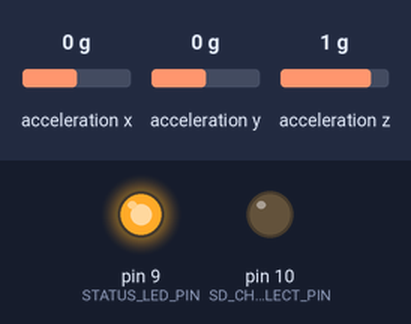
Bench run of a sketch on a simulated Arduino Uno, built with avr-gcc and run on an emulated ATmega328P. On the bench: output pins drawn as LEDs (lit = HIGH). Wiring (inferred from the names in the program): MMA8452 accelerometer at I2C address 0x1D. The test bench sets the inputs (shaded band); at power-on: acceleration x 0 g, acceleration y 0 g, acceleration z 1 g. Storage starts empty; what the sketch prints to the serial monitor is not drawn.

Above: at 0.1 s.
At 14.6 s:
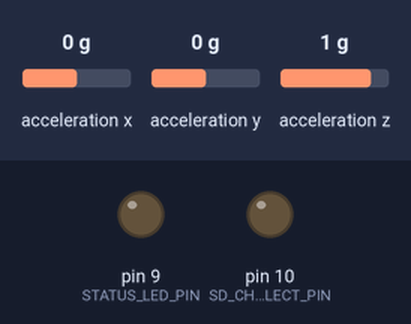
Timing chart, 0 to 16.1 s (numbered marks = the images above):
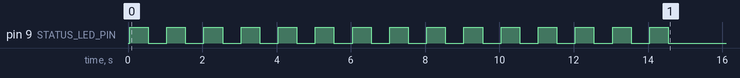

The sketch:

accelerometer.ino
```cpp
//////////////////////////////////////////////////////////////////////////////
//
// This sketch is based on the MMA8452Q breakout board
// sample code from Nathan Seidle of SparkFun Electronics
//
//////////////////////////////////////////////////////////////////////////////

#include <Wire.h>
#include "chompr_defines.h"

// The SparkFun breakout board defaults to 1, set to 0 if SA0 jumper on the bottom of the board is set
#define MMA8452_ADDRESS 0x1D // 0x1D if SA0 is high, 0x1C if low

// Define a few of the registers that we will be accessing on the MMA8452
#define OUT_X_MSB 0x01
#define XYZ_DATA_CFG 0x0E
#define WHO_AM_I 0x0D
#define CTRL_REG1 0x2A

// Sets full-scale range to +/-2, 4, or 8g. Used to calc real g values.
#define GSCALE 2

void readAccelData(int *destination)
{
  byte rawData[6]; // x/y/z accel register data stored here

  readRegisters(OUT_X_MSB, 6, rawData); // Read the six raw data registers into data array

  // Loop to calculate 12-bit ADC and g value for each axis
  for(int i = 0; i < 3 ; i++)
  {
    int gCount = (rawData[i*2] << 8) | rawData[(i*2)+1]; //Combine the two 8 bit registers into one 12-bit number
    gCount >>= 4; //The registers are left align, here we right align the 12-bit integer

    // If the number is negative, we have to make it so manually (no 12-bit data type)
    if (rawData[i*2] > 0x7F)
    {
      gCount = ~gCount + 1;
      gCount *= -1; // Transform into negative 2's complement #
    }

    destination[i] = gCount; //Record this gCount into the 3 int array
  }
}

// Initialize the MMA8452 registers
// See the many application notes for more info on setting all of these registers:
// http://www.freescale.com/webapp/sps/site/prod_summary.jsp?code=MMA8452Q
int initMMA8452()
{
  byte c = readRegister(WHO_AM_I); // Read WHO_AM_I register
  if (c == 0x2A) // WHO_AM_I should always be 0x2A
  {
    MMA8452Standby(); // Must be in standby to change registers

    // Set up the full scale range to 2, 4, or 8g.
    byte fsr = GSCALE;
    if(fsr > 8) fsr = 8; // Easy error check
    fsr >>= 2; // Neat trick, see page 22. 00 = 2G, 01 = 4A, 10 = 8G
    writeRegister(XYZ_DATA_CFG, fsr);

    // The default data rate is 800Hz and we don't modify it in this example code
    // Set to active to start reading
    MMA8452Active();
    return SUCCESS;
  }
  else
  {
    return FAILURE;
  }
}

// Sets the MMA8452 to standby mode. It must be in standby to change most register settings
void MMA8452Standby()
{
  byte c = readRegister(CTRL_REG1);
  // Clear the active bit to go into standby
  writeRegister(CTRL_REG1, c & ~(0x01));
}

// Sets the MMA8452 to active mode. Needs to be in this mode to output data
void MMA8452Active()
{
  byte c = readRegister(CTRL_REG1);
  // Set the active bit to begin detection
  writeRegister(CTRL_REG1, c | 0x01);
}

// Read bytesToRead sequentially, starting at addressToRead into the dest byte array
void readRegisters(byte addressToRead, int bytesToRead, byte * dest)
{
  Wire.beginTransmission(MMA8452_ADDRESS);
  Wire.write(addressToRead);
  // End the transmission but keep the connection active
  Wire.endTransmission(false);

  // Ask for bytes, once done, bus is released by default
  Wire.requestFrom(MMA8452_ADDRESS, bytesToRead);

  // Keep reading until we get the # of bytes we expect
  while(Wire.available() < bytesToRead);

  for(int x = 0 ; x < bytesToRead ; x++)
    dest[x] = Wire.read();
}

// Read a single byte from addressToRead and return it as a byte
byte readRegister(byte addressToRead)
{
  Wire.beginTransmission(MMA8452_ADDRESS);
  Wire.write(addressToRead);
  // End the transmission but keep the connection active
  Wire.endTransmission(false);

  //Ask for 1 byte, once done, bus is released by default
  Wire.requestFrom(MMA8452_ADDRESS, 1);

  // Wait for the data to come back
  while(!Wire.available()) ;
  return Wire.read();
}

// Writes a single byte (dataToWrite) into addressToWrite
void writeRegister(byte addressToWrite, byte dataToWrite)
{
  Wire.beginTransmission(MMA8452_ADDRESS);
  Wire.write(addressToWrite);
  Wire.write(dataToWrite);
  Wire.endTransmission();
}

int read_accelerometer(int *data)
{
  // Raw accelerometer data (x, y, z) is returned as 12-bit signed integers
  readAccelData(data);

  return SUCCESS;
}

int init_accelerometer()
{
  int result;

  // Start up the I2C library
  Wire.begin();

  // Initialize the accelerometer chip
  result = initMMA8452();
  if (result == SUCCESS)
  {
    Serial.println("Accelerometer successfully initialized");
  }
  else
  {
    Serial.println("Failed to initialize accelerometer");
  }

  return result;
}
```

chompr_defines.h
```cpp
// Return codes
#define SUCCESS  0
#define FAILURE  1
```

chompr_movr.ino
```cpp
////////////////////////////////////////////////////////////
//
// http://chompr.blogspot.com
// anthony.adams.561@gmail.com
//
// An Arduino project for recording your sleep position
//
// microSD Breakout Board from SparkFun Electronics
// https://www.sparkfun.com/products/544
//
// Arduino pin       microSD card pin
// ------------      -----------------
//    10                   CS
//    11                   DI
//    12                   DO
//    13                   SCK
//
// Triple Axis Accelerometer Breakout - MMA8452
// https://www.sparkfun.com/products/10955
//
// The accelerometer is connected to the Arduino I2C bus
//
// The status LED is on Arduino pin 9
// https://www.sparkfun.com/products/544
//
////////////////////////////////////////////////////////////

#include <Wire.h>
#include <SD.h>
#include "chompr_defines.h"

#define STATUS_LED_PIN  9

bool setup_successful;

// Turn the status LED on
void turn_status_led_on()
{
  digitalWrite(STATUS_LED_PIN, HIGH);
}

// Turn the status LED off
void turn_status_led_off()
{
  digitalWrite(STATUS_LED_PIN, LOW);
}

// This function gets executed once, when the microcontroller starts up
void setup()
{
  int result, i;
  char buffer[25];
  int data[3];

  setup_successful = false;

  // Set the status LED pin to an output
  pinMode(STATUS_LED_PIN, OUTPUT);

  // Turn the status LED off (if it isn't already)
  turn_status_led_off();

  // Open up the serial port
  Serial.begin(115200);

  Serial.println("chompr-movr is running!");

  // Initialize the microSD card
  result = init_micro_sd();

  if (result == SUCCESS)
  {
    // Initialize the accelerometer
    result = init_accelerometer();

    if (result == SUCCESS)
    {
      // Read the accelerometer.
      read_accelerometer(data);

      // Convert the accelerometer data to an x, y, z string
      sprintf(buffer, "%d,%d,%d", data[0], data[1], data[2]);

      Serial.print("Current accelerometer values : ");
      Serial.println(buffer);

      // Blink the status LED for a while to
      // let us know that everything is ready to go
      for (i=0; i< 15; i++)
      {
        turn_status_led_on();
        delay(500);
        turn_status_led_off();
        delay(500);
      }

      setup_successful = true;
    }
  }
}

void loop()
{
  char buffer[25];
  int data[3];

  if (setup_successful)
  {
    // Start logging accelerometer values to file
    read_accelerometer(data);

    // Convert the accelerometer data to an x, y, z string, with a timestamp
    sprintf(buffer, "%lu,%d,%d,%d", millis(), data[0], data[1], data[2]);

    Serial.print("Writing data to file : ");
    Serial.println(buffer);
    sd_write_line(buffer);
    delay(5000);
  }
}
```

sd_card.ino
```cpp
#include "chompr_defines.h"

// The SD card chip select pin
#define SD_CHIP_SELECT_PIN  10

// The name of the file conatining the last used file number
const char NUMBER_FILE_NAME[] = "numbers.txt";

// File reference
File log_file;

// Read a line from the microSD card
void sd_read_line(File f, char* buffer)
{
  int ptr = 0;
  char c;

  while (f.available())
  {
    c = f.read();
    if (c == '\n')
    {
      buffer[ptr] = '\0';
      return;
    }
    else
    {
      buffer[ptr] = c;
      ptr++;
    }
  }
}

// Write a line to the microSD card
void sd_write_line(char *buffer)
{
  log_file.println(buffer);
  log_file.flush();
}

// Configure pins, initialize the microSD card library and open up a log file
int init_micro_sd()
{
  char buffer[25];
  int result, file_num;
  File number_file;


  // Pin 10 (slave select) and the chip select pin must be outputs
  pinMode(10, OUTPUT);
  pinMode(SD_CHIP_SELECT_PIN, OUTPUT);

  // Initialize the library
  if (SD.begin(SD_CHIP_SELECT_PIN))
  {
    Serial.println("Successfully initialized microSD card");
    result = SUCCESS;

    // Check if the numbers file exists
    // This file contains the last used file number
    if (SD.exists((char*) NUMBER_FILE_NAME))
    {
      Serial.println("Number file exists\nReading next available number");
      number_file = SD.open((char*) NUMBER_FILE_NAME, FILE_WRITE);

      // Move to the start of the file
      number_file.seek(0);
      sd_read_line(number_file, buffer);

      // Convert the string to an integer and then increment
      // This is the next available file number
      file_num = atoi(buffer) + 1;

      // Move to the start of the file
      number_file.seek(0);

      // Write the new file number to the microSD card
      number_file.print(String(file_num));
      number_file.close();
    }
    else
    {
      Serial.println("Number file does not exist\nCreating new file");
      file_num = 0;
      number_file = SD.open((char*) NUMBER_FILE_NAME, FILE_WRITE);
      number_file.write("0");
      number_file.close();
    }

    Serial.print("New file number : ");
    Serial.println(file_num, DEC);

    // Open the log file
    sprintf(buffer, "log_%d.txt", file_num);
    Serial.print("Opening ");
    Serial.println(buffer);
    log_file = SD.open(buffer, FILE_WRITE);

    result = SUCCESS;
  }
  else
  {
    Serial.println("Failed to initialize microSD card");
    result = FAILURE;
  }

  return result;
}
```
